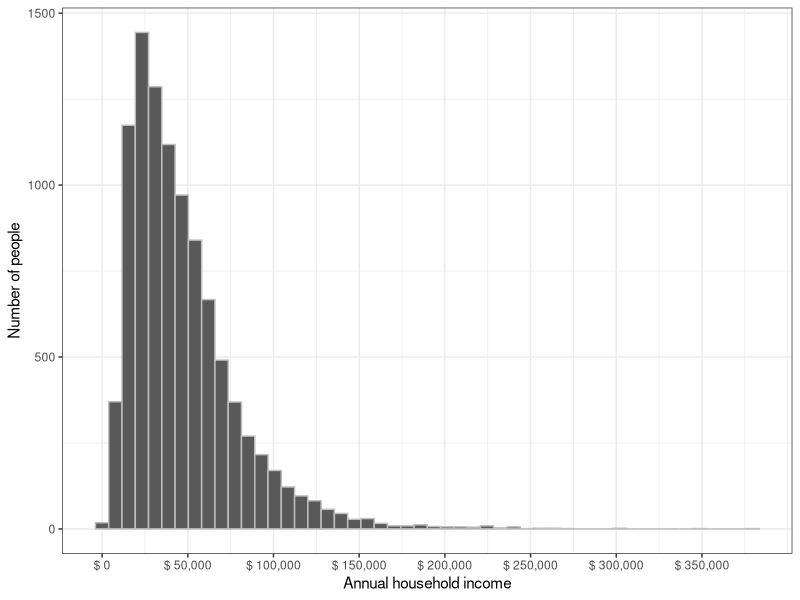
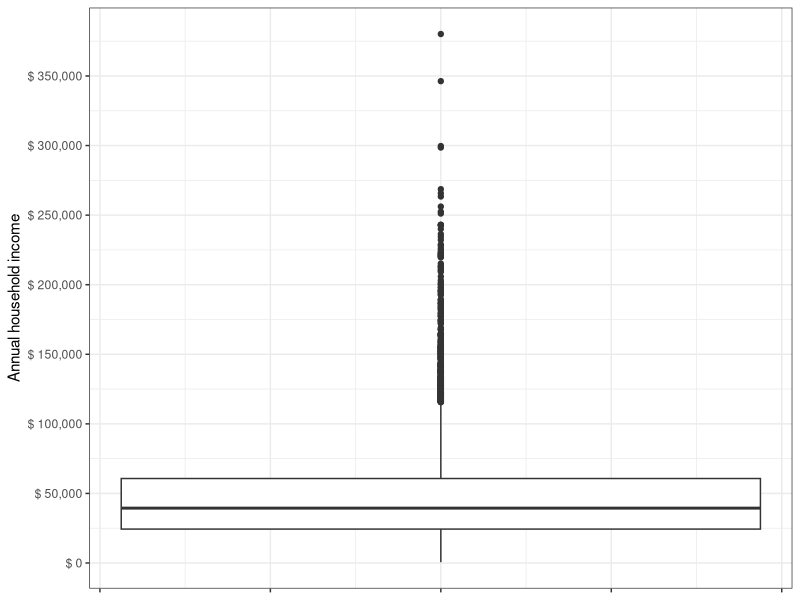
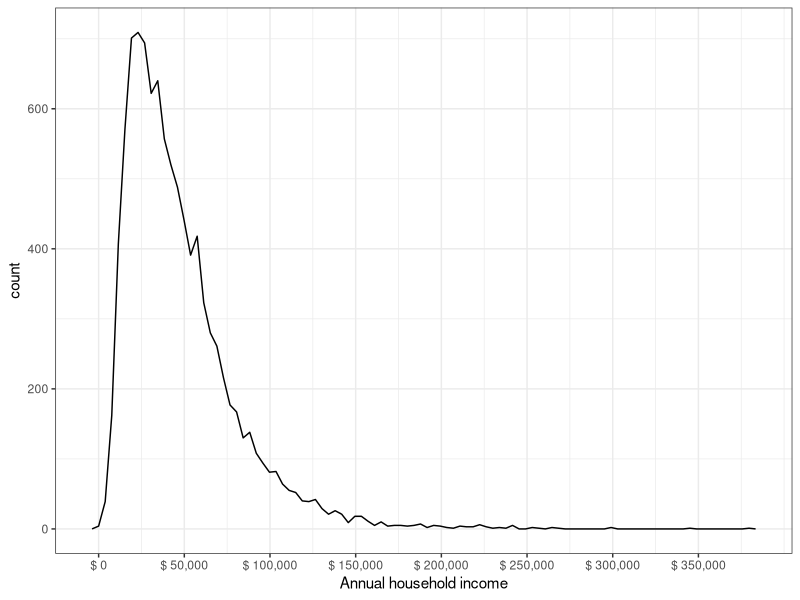
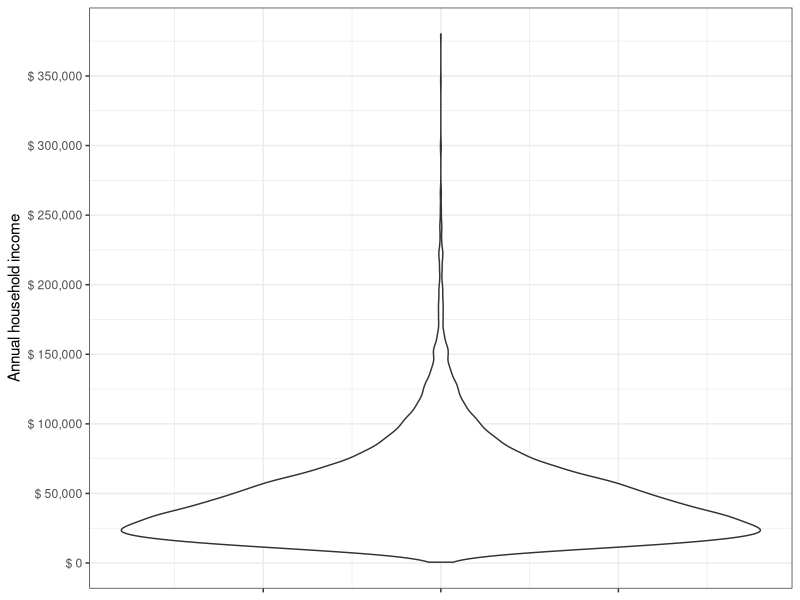
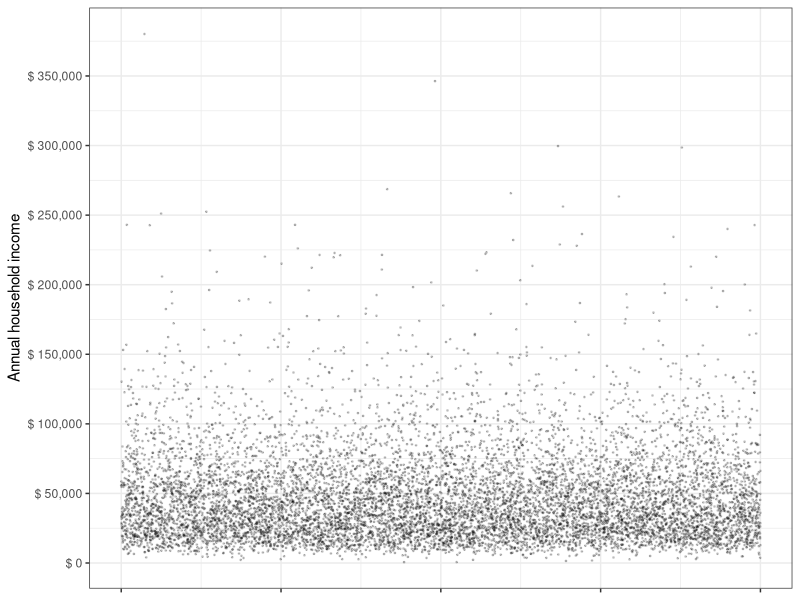
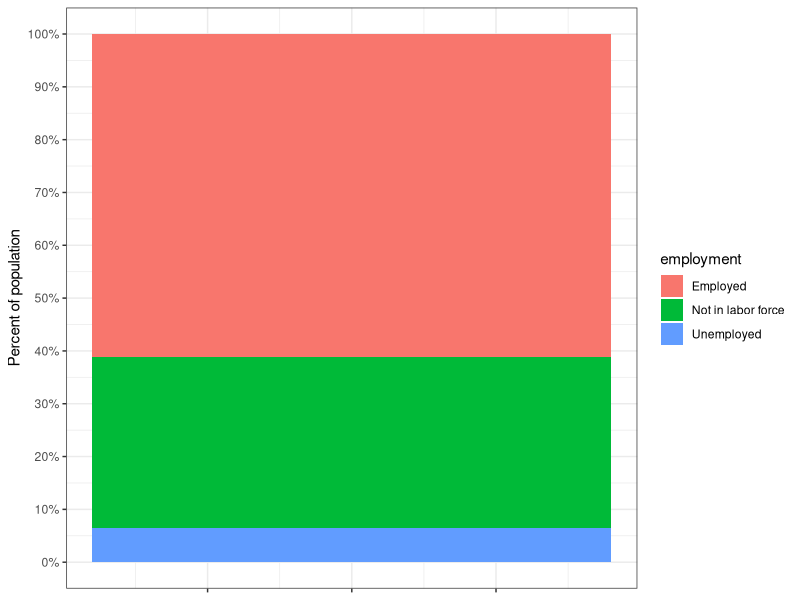
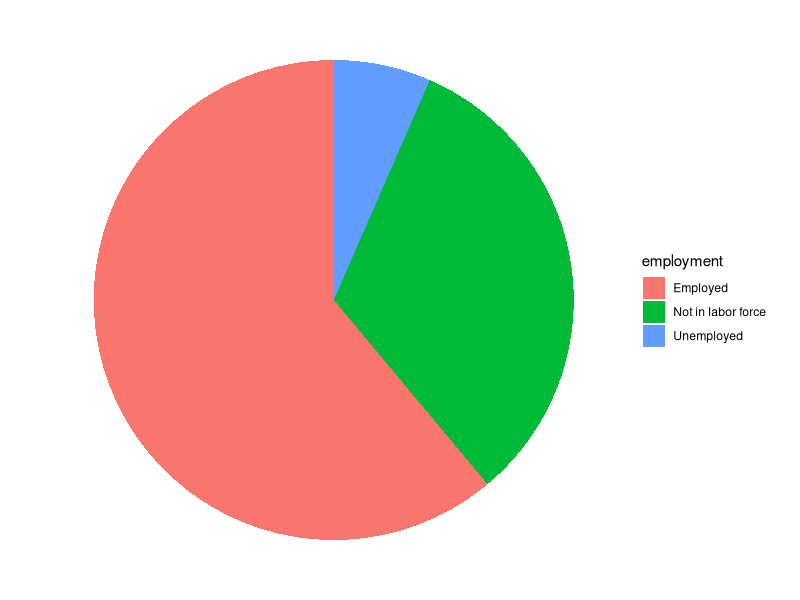
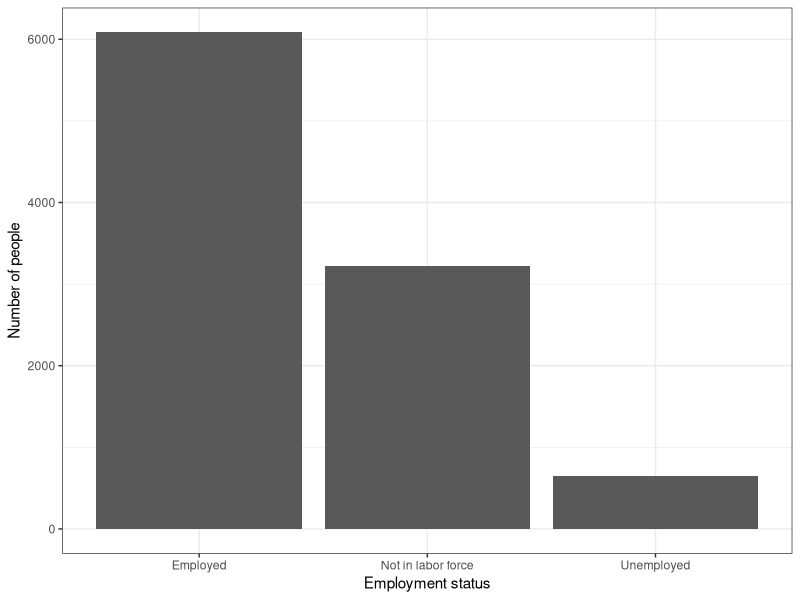

Write R code to recreate these figures, in order.
## ---- chunk 1
knitr::opts_chunk$set(echo = TRUE)

library(tidyverse)
library(ggplot2)

data <- read_csv("dataset_vis.csv")
time <- read_csv("time_data.csv")
## ---- chunk 2
knitr::kable(data[1:7, ])
## ---- chunk 3
ggplot(data, aes(x = income)) +
  geom_histogram(bins = 50, color = "gray") +
  scale_x_continuous(name = "Annual household income",
                     breaks = inc_breaks <- seq(0,350000, by = 50000),
                     labels = paste("$", 
                                    formatC(inc_breaks, 
                                            format = "d",
                                              big.mark = ","))) +
  scale_y_continuous(name = "Number of people") +
  theme_bw()
## ---- chunk 4
ggplot(data, aes(y = income)) +
  geom_boxplot() +
  scale_y_continuous(name = "Annual household income",
                     breaks = inc_breaks <- seq(0,350000, by = 50000),
                     labels = paste("$", 
                                    formatC(inc_breaks, 
                                            format = "d",
                                              big.mark = ","))) +
  theme_bw() +
  theme(axis.text.x = element_blank())
## ---- chunk 5
ggplot(data, aes(x = income)) +
  geom_freqpoly(bins = 100) +
  scale_x_continuous(name = "Annual household income",
                     breaks = inc_breaks <- seq(0,350000, by = 50000),
                     labels = paste("$", 
                                    formatC(inc_breaks, 
                                            format = "d",
                                              big.mark = ","))) +
  theme_bw() 
## ---- chunk 6
ggplot(data, aes(x = 1, y = income)) +
  geom_violin() +
  scale_y_continuous(name = "Annual household income",
                     breaks = inc_breaks <- seq(0,350000, by = 50000),
                     labels = paste("$", 
                                    formatC(inc_breaks, 
                                            format = "d",
                                              big.mark = ","))) +
  theme_bw() +
  theme(axis.text.x = element_blank(),
        axis.title.x.bottom = element_blank())
## ---- chunk 7
ggplot(data, aes(x = 1, y = income)) +
  geom_jitter(alpha = 0.2, size = 0.3) +
  scale_y_continuous(name = "Annual household income",
                     breaks = inc_breaks <- seq(0,350000, by = 50000),
                     labels = paste("$", 
                                    formatC(inc_breaks, 
                                            format = "d",
                                              big.mark = ","))) +
  theme_bw() +
  theme(axis.text.x = element_blank(),
        axis.title.x.bottom = element_blank())
## ---- chunk 8
ggplot(data, aes(x = 1, fill = employment)) +
  geom_bar(position = "fill") +
  scale_y_continuous(name = "Percent of population",
                     breaks = seq(0, 1, by = 0.1),
                     labels = paste(seq(0,100, by = 10), "%", sep = "")) +
  theme_bw() +
  theme(axis.text.x = element_blank(),
        axis.title.x.bottom = element_blank())
## ---- chunk 9
ggplot(data, aes(x = 1, fill = employment)) +
  geom_bar(position = "fill") +
  scale_y_continuous(name = "Percent of population",
                     breaks = seq(0, 1, by = 0.1),
                     labels = paste(seq(0,100, by = 10), "%", sep = "")) +
  theme_void() +
  coord_polar(theta = "y") 
## ---- chunk 10
ggplot(data, aes(x = employment)) +
  geom_bar() +
  scale_x_discrete(name = "Employment status") +
  scale_y_continuous(name = "Number of people") +
  theme_bw() 
## ---- chunk 11
ggplot(data, aes(x = VMT, y = income)) +
  geom_point(alpha = 0.2, size = 0.3) +
  scale_x_continuous(name = "Daily vehicle miles traveled") +
  scale_y_continuous(name = "Annual household income",
                     breaks = inc_breaks <- seq(0,350000, by = 50000),
                     labels = paste("$", 
                                    formatC(inc_breaks, 
                                            format = "d",
                                              big.mark = ","))) +
  theme_bw() 
## ---- chunk 12
ggplot(data, aes(x = VMT, y = income)) +
  geom_line() +
  scale_x_continuous(name = "Daily vehicle miles traveled") +
  scale_y_continuous(name = "Annual household income",
                     breaks = inc_breaks <- seq(0,350000, by = 50000),
                     labels = paste("$", 
                                    formatC(inc_breaks, 
                                            format = "d",
                                              big.mark = ","))) +
  theme_bw() 
## ---- chunk 13
ggplot(data, aes(x = VMT, y = income)) +
  geom_point(alpha = 0.1, size = 0.3, color = "gray") +
  stat_smooth(color = "black", method = 'gam', formula = y ~ s(x, bs = "cs")) +
  scale_x_continuous(name = "Daily vehicle miles traveled") +
  scale_y_continuous(name = "Annual household income",
                     breaks = inc_breaks <- seq(0,350000, by = 50000),
                     labels = paste("$", 
                                    formatC(inc_breaks, 
                                            format = "d",
                                              big.mark = ","))) +
  theme_bw() 
## ---- chunk 14
ggplot(data, aes(x = VMT, y = income)) +
  geom_point(alpha = 0.1, size = 0.3, color = "gray") +
  stat_smooth(color = "black", method = 'lm', formula = y ~ x) +
  scale_x_continuous(name = "Daily vehicle miles traveled") +
  scale_y_continuous(name = "Annual household income",
                     breaks = inc_breaks <- seq(0,350000, by = 50000),
                     labels = paste("$", 
                                    formatC(inc_breaks, 
                                            format = "d",
                                              big.mark = ","))) +
  theme_bw() 
## ---- chunk 15
ggplot(data, aes(x = income, y = VMT)) +
  geom_point(alpha = 0.2, size = 0.3) +
  scale_y_continuous(name = "Daily vehicle miles traveled") +
  scale_x_continuous(name = "Annual household income",
                     breaks = inc_breaks <- seq(0,350000, by = 50000),
                     labels = paste("$", 
                                    formatC(inc_breaks, 
                                            format = "d",
                                              big.mark = ","))) +
  theme_bw() 
## ---- chunk 16
ggplot(data, aes(x = income, y = VMT)) +
  geom_line(size = 0.1) +
  scale_y_continuous(name = "Daily vehicle miles traveled") +
  scale_x_continuous(name = "Annual household income",
                     breaks = inc_breaks <- seq(0,350000, by = 50000),
                     labels = paste("$", 
                                    formatC(inc_breaks, 
                                            format = "d",
                                              big.mark = ","))) +
  theme_bw() 
## ---- chunk 17
ggplot(data, aes(x = income)) +
  geom_histogram(bins = 50, color = "gray") +
  scale_x_continuous(name = "Annual household income",
                     breaks = inc_breaks <- seq(0,350000, by = 50000),
                     labels = paste("$", 
                                    formatC(inc_breaks, 
                                            format = "d",
                                              big.mark = ","))) +
  scale_y_continuous(name = "Number of people") +
  theme_bw()
## ---- chunk 18
ggplot(data, aes(x = income)) +
  geom_histogram(bins = 50, color = "gray") +
  scale_x_continuous(name = "Annual household income",
                     breaks = inc_breaks <- c(2000, 5000, 10000, 
                                              20000, 50000, 100000,
                                              200000, 500000),
                     labels = paste("$", 
                                    formatC(inc_breaks, 
                                            format = "d",
                                              big.mark = ",")),
                     trans = "log") +
  scale_y_continuous(name = "Number of people") +
  theme_bw()
## ---- chunk 19
ggplot(data, aes(x = income, y = VMT)) +
  geom_point(alpha = 0.2, size = 0.3) +
  scale_y_continuous(name = "Daily vehicle miles traveled") +
  scale_x_continuous(name = "Annual household income",
                     breaks = inc_breaks <- seq(0,350000, by = 50000),
                     labels = paste("$", 
                                    formatC(inc_breaks, 
                                            format = "d",
                                              big.mark = ","))) +
  theme_bw() 
## ---- chunk 20
ggplot(data, aes(x = income, y = VMT)) +
  geom_point(alpha = 0.2, size = 0.3) +
  scale_y_continuous(name = "Daily vehicle miles traveled") +
  scale_x_continuous(name = "Annual household income",
                     breaks = inc_breaks <- c(2000, 5000, 10000, 
                                              20000, 50000, 100000,
                                              200000, 500000),
                     labels = paste("$", 
                                    formatC(inc_breaks, 
                                            format = "d",
                                              big.mark = ",")),
                     trans = "log") +
  theme_bw() 
## ---- chunk 21
knitr::kable(time[13:26, ])
## ---- chunk 22
ggplot(time, aes(x = day_count, y = MVMT)) +
  geom_point() +
  scale_x_continuous(name = "Number of days since counts began",
                     breaks= seq(0, 60, by = 5)) +
  theme_bw()
## ---- chunk 23
ggplot(time, aes(x = day_count, y = MVMT)) +
  geom_line() +
  scale_x_continuous(name = "Number of days since counts began",
                     breaks= seq(0, 60, by = 5)) +
  theme_bw()
## ---- chunk 24
ggplot(time, aes(x = day_num, y = MVMT, color = as.character(Week))) +
  geom_line() +
  scale_x_continuous(name = "Day of the week",
                     breaks = seq(1, 7, by=1),  
                     labels = c("Sunday",
                                "Monday",
                                "Tuesday",
                                "Wednesday",
                                "Thursday",
                                "Friday",
                                "Saturday")) +
  scale_color_viridis_d(name = "Week number") +
  theme_bw()
## ---- chunk 25
ggplot(time, aes(x = day_num, y = MVMT, color = as.character(Week))) +
  geom_line() +
  scale_x_continuous(name = "Day of the week",
                     breaks = seq(1, 7, by=1),  
                     labels = c("Sunday",
                                "Monday",
                                "Tuesday",
                                "Wednesday",
                                "Thursday",
                                "Friday",
                                "Saturday")) +
  scale_color_viridis_d(name = "Week number") +
  coord_polar() +
  theme_bw()
